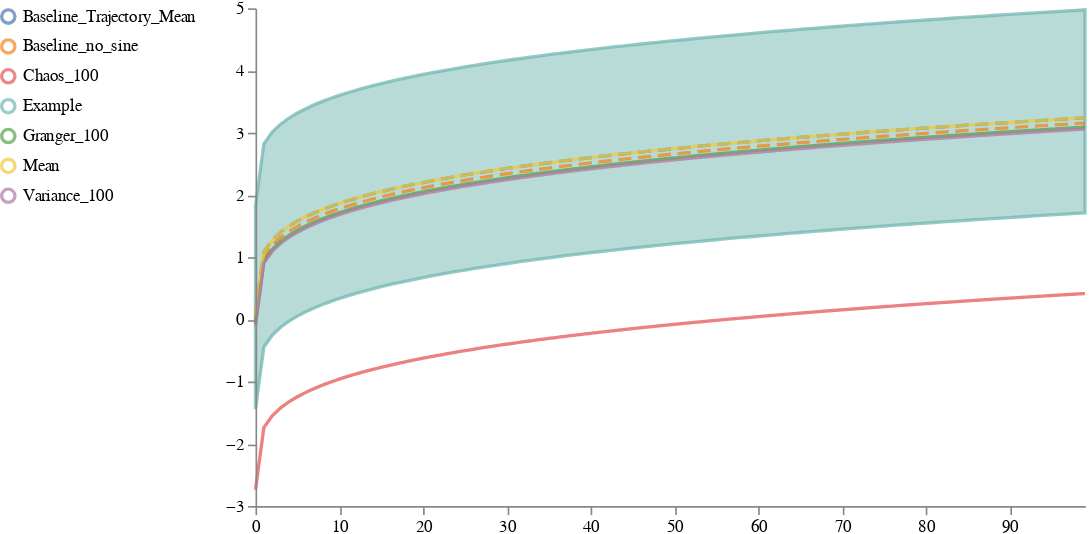

The notebook cell saved with this chart:
### Code cell
# #'timepoint_id', 'sample_id'
# sine_distribution = pd.read_csv("paper_sine_05/paper_sine_05_new_df.csv")
# sine_distribution = sine_distribution.rename(
#             columns={
#                 'Unnamed: 0.1': "timepoint_id",
#                 'Unnamed: 0': "100",
#             }
#         )
# sine_distribution = sine_distribution.melt(id_vars=["timepoint_id"], 
#         var_name="sample_id", 
#         value_name="same_stat_state")
name = "no_sine"
timepoint_list = []
sine_list = []
sample_list = []


def save_result(data, name, ref_ext):
    """Save new reference files"""
    # _output_root.mkdir(parents=True, exist_ok=True)
    _output_root = 'output'
    mode = "w" if ref_ext == "svg" else "wb"
    with open(os.path.join(_output_root, f"{name}.{ref_ext}"), mode) as f:
        f.write(data)
        
def return_sine_function_3(function_name):
        if function_name == "no_sine":
                a, b, c, d = 0, 0, 0, np.random.randn()
                a2, b2, c2, d2 = 0, 0, 0, 0
        if function_name == "sine_1":
                a, b, c, d = 4*np.random.randn(), .25*np.random.randn(), np.pi*np.random.randn(), np.random.randn()
                a2, b2, c2, d2 = 2, .25, np.pi, 0
        if function_name == "sine_2":
                a, b, c, d = 4, .25*np.random.randn(), 2*np.pi*np.random.randn(), np.random.randn()
                a2, b2, c2, d2 = 4, .5, 2*np.pi, 0
        if function_name == "sine_3":
                a, b, c, d = 2, .25*np.random.randn(), np.pi*np.random.randn()/2, np.random.randn()
                a2, b2, c2, d2 = 2, .25, np.pi/2, 0
        def sine_function(x):
                return np.power(x, .25) + a*np.sin(b*x + c) + d
        def sine_function_default(x):
                return np.power(x, .25) + a2*np.sin(b2*x + c2) + d2
        function_parameters_individual = {'a': np.round(a, 2),  'b': np.round(b, 2), 'c': np.round(c, 2),  'd':np.round(d, 4)}
        function_parameters_default = {'a': np.round(a2, 2), 'b': np.round(b2, 2), 'c': np.round(c2,2), 'd':np.round(d2, 2)}
        
        return sine_function, sine_function_default, function_parameters_individual, function_parameters_default

function_dataframe = pd.DataFrame(columns=['functions', 'sample_id', 'a', 'b', 'b_mean', 'c', 'c_mean', 'd', 'd_mean'])
function_list = []
j = 0
all_functions ={}
for funct_name in ["no_sine"]: #, "sine_1", "sine_2", "sine_3"]:
        for _ in range(100):
                j+=1
                timepoint_list.extend([x for x in range(100)])
                sample_list.extend([j]*100)
                random_function,  sine_function_default, function_parameters_individual, function_parameters_default = return_sine_function_3(funct_name)

                function_parameters_individual['functions'] = funct_name
                function_parameters_individual['sample_id'] = j
                function_list.append(function_parameters_individual)
                sine_list.extend([random_function(x) for x in range(100)])
        all_functions[funct_name] = sine_function_default 
        function_parameters_default['functions'] = funct_name + " Default"
        function_parameters_default['sample_id'] = None

function_dataframe = pd.DataFrame(function_list)
function_default_dataframe =  pd.DataFrame(function_parameters_default, index=[0])
sine_distribution= pd.DataFrame({'timepoint_id' : timepoint_list,
                   'sample_id' : sample_list,
                   'Example': sine_list})


traces_list = []   
 
#select_by "mean", "var", "granger"
examplary_line = pyciemss.visuals.trajectories.select_traces(sine_distribution, kmean=False)
best_samples_cluster = examplary_line[['sample_id', 'select_by', 'cluster']].drop_duplicates()
best_samples_df_list = []
for cluster in list(np.unique(examplary_line['cluster'])):    
        current_cluster_df = examplary_line[examplary_line['cluster'] == cluster]
        current_cluster_df = current_cluster_df.reset_index()
        examplary_lines_pivot = current_cluster_df[['examplary_line', 'mean_trajectory', 'timepoint', 'select_by']].pivot_table(
        values="examplary_line", index = ["timepoint", 'mean_trajectory'], columns="select_by"
        )
        examplary_lines_pivot = examplary_lines_pivot.reset_index()
        examplary_lines_pivot = examplary_lines_pivot.rename(columns = {'mean_trajectory': 'Baseline_Trajectory_Mean'})
        for function_name, function in all_functions.items():
                examplary_lines_pivot["Baseline_" + function_name.title() + "funtion"] = [function(x) for x in range(100)]
        schema = plots.trajectories(sine_distribution[['timepoint_id', 'sample_id', 'Example']], traces = examplary_lines_pivot)
        path = "{}_{}.json".format(name, cluster)
        image = plots.ipy_display(schema, format="PNG").data
        save_result(image, path, "png")
        plots.ipy_display(schema, format="interactive")

all_clusters = best_samples_cluster.merge(function_dataframe, how="inner", on="sample_id")
all_clusters = pd.concat([all_clusters, function_default_dataframe])
all_clusters.to_csv("output/{}.csv".format(name))
# table with sine variables of starting function and the formula of the best select_by lines and metrics1

### Figure 1 — Vega specification as saved in the notebook (floating-point values rounded to 4 significant figures; data arrays with more than 128 entries replaced by an {"elided": "..."} marker saying what was removed)
{"$schema": "https://vega.github.io/schema/vega/v5.json", "axes": [{"name": "x_axis", "orient": "bottom", "scale": "xscale", "zindex": 100}, {"name": "y_axis", "orient": "left", "scale": "yscale", "zindex": 100}], "background": "white", "data": [{"name": "distributions", "transform": [{"sort": {"field": ["trajectory", "timepoint"]}, "type": "collect"}], "values": [{"lower": -1.443, "timepoint": 0, "trajectory": "Example", "upper": 1.822}, {"lower": -0.4434, "timepoint": 1, "trajectory": "Example", "upper": 2.822}, {"lower": -0.2542, "timepoint": 2, "trajectory": "Example", "upper": 3.011}, {"lower": -0.1273, "timepoint": 3, "trajectory": "Example", "upper": 3.138}, {"lower": -0.02918, "timepoint": 4, "trajectory": "Example", "upper": 3.236}, {"lower": 0.05196, "timepoint": 5, "trajectory": "Example", "upper": 3.317}, {"lower": 0.1217, "timepoint": 6, "trajectory": "Example", "upper": 3.387}, {"lower": 0.1832, "timepoint": 7, "trajectory": "Example", "upper": 3.448}, {"lower": 0.2384, "timepoint": 8, "trajectory": "Example", "upper": 3.503}, {"lower": 0.2887, "timepoint": 9, "trajectory": "Example", "upper": 3.554}, {"lower": 0.3349, "timepoint": 10, "trajectory": "Example", "upper": 3.6}, {"lower": 0.3778, "timepoint": 11, "trajectory": "Example", "upper": 3.643}, {"lower": 0.4178, "timepoint": 12, "trajectory": "Example", "upper": 3.683}, {"lower": 0.4554, "timepoint": 13, "trajectory": "Example", "upper": 3.72}, {"lower": 0.4909, "timepoint": 14, "trajectory": "Example", "upper": 3.756}, {"lower": 0.5246, "timepoint": 15, "trajectory": "Example", "upper": 3.79}, {"lower": 0.5566, "timepoint": 16, "trajectory": "Example", "upper": 3.822}, {"lower": 0.5872, "timepoint": 17, "trajectory": "Example", "upper": 3.852}, {"lower": 0.6164, "timepoint": 18, "trajectory": "Example", "upper": 3.881}, {"lower": 0.6444, "timepoint": 19, "trajectory": "Example", "upper": 3.909}, {"lower": 0.6714, "timepoint": 20, "trajectory": "Example", "upper": 3.936}, {"lower": 0.6973, "timepoint": 21, "trajectory": "Example", "upper": 3.962}, {"lower": 0.7223, "timepoint": 22, "trajectory": "Example", "upper": 3.987}, {"lower": 0.7465, "timepoint": 23, "trajectory": "Example", "upper": 4.011}, {"lower": 0.77, "timepoint": 24, "trajectory": "Example", "upper": 4.035}, {"lower": 0.7927, "timepoint": 25, "trajectory": "Example", "upper": 4.058}, {"lower": 0.8147, "timepoint": 26, "trajectory": "Example", "upper": 4.08}, {"lower": 0.8361, "timepoint": 27, "trajectory": "Example", "upper": 4.101}, {"lower": 0.8569, "timepoint": 28, "trajectory": "Example", "upper": 4.122}, {"lower": 0.8772, "timepoint": 29, "trajectory": "Example", "upper": 4.142}, {"lower": 0.897, "timepoint": 30, "trajectory": "Example", "upper": 4.162}, {"lower": 0.9162, "timepoint": 31, "trajectory": "Example", "upper": 4.181}, {"lower": 0.935, "timepoint": 32, "trajectory": "Example", "upper": 4.2}, {"lower": 0.9534, "timepoint": 33, "trajectory": "Example", "upper": 4.218}, {"lower": 0.9713, "timepoint": 34, "trajectory": "Example", "upper": 4.236}, {"lower": 0.9889, "timepoint": 35, "trajectory": "Example", "upper": 4.254}, {"lower": 1.006, "timepoint": 36, "trajectory": "Example", "upper": 4.271}, {"lower": 1.023, "timepoint": 37, "trajectory": "Example", "upper": 4.288}, {"lower": 1.039, "timepoint": 38, "trajectory": "Example", "upper": 4.304}, {"lower": 1.056, "timepoint": 39, "trajectory": "Example", "upper": 4.321}, {"lower": 1.071, "timepoint": 40, "trajectory": "Example", "upper": 4.336}, {"lower": 1.087, "timepoint": 41, "trajectory": "Example", "upper": 4.352}, {"lower": 1.102, "timepoint": 42, "trajectory": "Example", "upper": 4.367}, {"lower": 1.117, "timepoint": 43, "trajectory": "Example", "upper": 4.382}, {"lower": 1.132, "timepoint": 44, "trajectory": "Example", "upper": 4.397}, {"lower": 1.147, "timepoint": 45, "trajectory": "Example", "upper": 4.412}, {"lower": 1.161, "timepoint": 46, "trajectory": "Example", "upper": 4.426}, {"lower": 1.175, "timepoint": 47, "trajectory": "Example", "upper": 4.44}, {"lower": 1.189, "timepoint": 48, "trajectory": "Example", "upper": 4.454}, {"lower": 1.202, "timepoint": 49, "trajectory": "Example", "upper": 4.467}, {"lower": 1.216, "timepoint": 50, "trajectory": "Example", "upper": 4.481}, {"lower": 1.229, "timepoint": 51, "trajectory": "Example", "upper": 4.494}, {"lower": 1.242, "timepoint": 52, "trajectory": "Example", "upper": 4.507}, {"lower": 1.255, "timepoint": 53, "trajectory": "Example", "upper": 4.52}, {"lower": 1.267, "timepoint": 54, "trajectory": "Example", "upper": 4.532}, {"lower": 1.28, "timepoint": 55, "trajectory": "Example", "upper": 4.545}, {"lower": 1.292, "timepoint": 56, "trajectory": "Example", "upper": 4.557}, {"lower": 1.304, "timepoint": 57, "trajectory": "Example", "upper": 4.569}, {"lower": 1.316, "timepoint": 58, "trajectory": "Example", "upper": 4.581}, {"lower": 1.328, "timepoint": 59, "trajectory": "Example", "upper": 4.593}, {"lower": 1.34, "timepoint": 60, "trajectory": "Example", "upper": 4.605}, {"lower": 1.351, "timepoint": 61, "trajectory": "Example", "upper": 4.616}, {"lower": 1.363, "timepoint": 62, "trajectory": "Example", "upper": 4.628}, {"lower": 1.374, "timepoint": 63, "trajectory": "Example", "upper": 4.639}, {"lower": 1.385, "timepoint": 64, "trajectory": "Example", "upper": 4.65}, {"lower": 1.396, "timepoint": 65, "trajectory": "Example", "upper": 4.661}, {"lower": 1.407, "timepoint": 66, "trajectory": "Example", "upper": 4.672}, {"lower": 1.418, "timepoint": 67, "trajectory": "Example", "upper": 4.683}, {"lower": 1.428, "timepoint": 68, "trajectory": "Example", "upper": 4.693}, {"lower": 1.439, "timepoint": 69, "trajectory": "Example", "upper": 4.704}, {"lower": 1.449, "timepoint": 70, "trajectory": "Example", "upper": 4.714}, {"lower": 1.459, "timepoint": 71, "trajectory": "Example", "upper": 4.724}, {"lower": 1.47, "timepoint": 72, "trajectory": "Example", "upper": 4.734}, {"lower": 1.48, "timepoint": 73, "trajectory": "Example", "upper": 4.745}, {"lower": 1.49, "timepoint": 74, "trajectory": "Example", "upper": 4.754}, {"lower": 1.499, "timepoint": 75, "trajectory": "Example", "upper": 4.764}, {"lower": 1.509, "timepoint": 76, "trajectory": "Example", "upper": 4.774}, {"lower": 1.519, "timepoint": 77, "trajectory": "Example", "upper": 4.784}, {"lower": 1.528, "timepoint": 78, "trajectory": "Example", "upper": 4.793}, {"lower": 1.538, "timepoint": 79, "trajectory": "Example", "upper": 4.803}, {"lower": 1.547, "timepoint": 80, "trajectory": "Example", "upper": 4.812}, {"lower": 1.557, "timepoint": 81, "trajectory": "Example", "upper": 4.822}, {"lower": 1.566, "timepoint": 82, "trajectory": "Example", "upper": 4.831}, {"lower": 1.575, "timepoint": 83, "trajectory": "Example", "upper": 4.84}, {"lower": 1.584, "timepoint": 84, "trajectory": "Example", "upper": 4.849}, {"lower": 1.593, "timepoint": 85, "trajectory": "Example", "upper": 4.858}, {"lower": 1.602, "timepoint": 86, "trajectory": "Example", "upper": 4.867}, {"lower": 1.611, "timepoint": 87, "trajectory": "Example", "upper": 4.876}, {"lower": 1.619, "timepoint": 88, "trajectory": "Example", "upper": 4.884}, {"lower": 1.628, "timepoint": 89, "trajectory": "Example", "upper": 4.893}, {"lower": 1.637, "timepoint": 90, "trajectory": "Example", "upper": 4.902}, {"lower": 1.645, "timepoint": 91, "trajectory": "Example", "upper": 4.91}, {"lower": 1.654, "timepoint": 92, "trajectory": "Example", "upper": 4.919}, {"lower": 1.662, "timepoint": 93, "trajectory": "Example", "upper": 4.927}, {"lower": 1.67, "timepoint": 94, "trajectory": "Example", "upper": 4.935}, {"lower": 1.679, "timepoint": 95, "trajectory": "Example", "upper": 4.944}, {"lower": 1.687, "timepoint": 96, "trajectory": "Example", "upper": 4.952}, {"lower": 1.695, "timepoint": 97, "trajectory": "Example", "upper": 4.96}, {"lower": 1.703, "timepoint": 98, "trajectory": "Example", "upper": 4.968}, {"lower": 1.711, "timepoint": 99, "trajectory": "Example", "upper": 4.976}]}, {"name": "traces", "transform": [{"expr": "isValid(datum.value)", "type": "filter"}, {"sort": {"field": ["trajectory", "timepoint"]}, "type": "collect"}], "values": {"elided": "600 records"}}, {"name": "points", "values": []}, {"name": "markers", "values": []}, {"name": "selected", "on": [{"remove": true, "trigger": "clear"}, {"remove": true, "trigger": "!shift"}, {"insert": "clicked", "trigger": "!shift && clicked"}, {"toggle": "clicked", "trigger": "shift && clicked"}]}, {"name": "selectedData", "on": [{"remove": true, "trigger": "clearData"}, {"toggle": "clickedData", "trigger": "clickedData"}]}], "height": 300, "legends": [{"encode": {"labels": {"interactive": true, "name": "legendLabel", "update": {"opacity": [{"test": "!length(data('selectedData')) || indata('selectedData', 'value', datum.value)", "value": 1}, {"value": 0.25}]}}, "symbols": {"interactive": true, "name": "legendSymbol", "update": {"fill": {"value": "transparent"}, "opacity": [{"test": "!length(data('selected')) || indata('selected', 'value', datum.value) || indata('selectedData', 'value', datum.value)", "value": 0.7}, {"value": 0.15}], "size": {"value": 64}, "strokeWidth": {"value": 2}}}}, "name": "color_legend", "orient": "left", "stroke": "color"}], "marks": [{"from": {"facet": {"data": "points", "groupby": "trajectory", "name": "points_split"}}, "marks": [{"encode": {"hover": {"fillOpacity": {"value": 0.9}}, "update": {"fill": {"field": "trajectory", "scale": "color"}, "fillOpacity": [{"test": "!length(data('selected')) || indata('selected', 'value', datum.trajectory)", "value": 0.5}, {"value": 0.15}], "size": {"value": 35}, "stroke": {"field": "trajectory", "scale": "color"}, "strokeOpacity": [{"test": "!length(data('selected')) || indata('selected', 'value', datum.trajectory)", "value": 0.75}, {"value": 0.15}], "strokeWidth": {"value": 2}, "tooltip": {"field": "value"}, "x": {"field": "timepoint", "scale": "xscale"}, "y": {"field": "value", "scale": "yscale"}}}, "from": {"data": "points_split"}, "name": "_points_symbol", "type": "symbol", "zindex": 3}, {"encode": {"hover": {"fillOpacity": {"value": 0.9}}, "update": {"interpolate": {"value": "linear"}, "stroke": {"field": "trajectory", "scale": "color"}, "strokeDash": {"value": [5, 3]}, "strokeOpacity": [{"test": "!length(data('selected')) || indata('selected', 'value', datum.trajectory)", "value": 0.3}, {"value": 0.1}], "strokeWidth": {"value": 2}, "x": {"field": "timepoint", "scale": "xscale"}, "y": {"field": "value", "scale": "yscale"}}}, "from": {"data": "points_split"}, "name": "_points_line", "type": "line", "zindex": 3}], "name": "_points", "type": "group", "zindex": 3}, {"from": {"facet": {"data": "traces", "groupby": "trajectory", "name": "traces_split"}}, "marks": [{"encode": {"hover": {"fillOpacity": {"value": 0.9}}, "update": {"interpolate": {"value": "linear"}, "stroke": {"field": "trajectory", "scale": "color"}, "strokeDash": [{"test": "indexof(datum.trajectory, 'aseline') == -1", "value": [1, 0]}, {"value": [8, 4]}], "strokeOpacity": [{"test": "!length(data('selected')) || indata('selected', 'value', datum.trajectory)", "value": 0.75}, {"value": 0.15}], "strokeWidth": {"value": 2}, "x": {"field": "timepoint", "scale": "xscale"}, "y": {"field": "value", "scale": "yscale"}}}, "from": {"data": "traces_split"}, "name": "_traces_lines", "type": "line"}], "name": "_traces", "type": "group", "zindex": 2}, {"from": {"facet": {"data": "distributions", "groupby": "trajectory", "name": "trajectory_split"}}, "marks": [{"encode": {"hover": {"fillOpacity": {"value": 0.9}}, "update": {"fill": {"field": "trajectory", "scale": "color"}, "fillOpacity": [{"test": "!length(data('selected')) || indata('selected', 'value', datum.trajectory)", "value": 0.5}, {"value": 0.15}], "interpolate": {"value": "linear"}, "stroke": {"field": "trajectory", "scale": "color"}, "strokeOpacity": [{"test": "!length(data('selected')) || indata('selected', 'value', datum.trajectory)", "value": 0.75}, {"value": 0.15}], "strokeWidth": {"value": 2}, "x": {"field": "timepoint", "scale": "xscale"}, "y": {"field": "upper", "scale": "yscale"}, "y2": {"field": "lower", "scale": "yscale"}}}, "from": {"data": "trajectory_split"}, "interactive": true, "name": "area", "type": "area"}], "name": "_distributions", "type": "group", "zindex": 1}, {"marks": [{"encode": {"enter": {"stroke": {"value": "lightgray"}}, "update": {"opacity": {"value": 1}, "x": {"field": "timepoint", "scale": "xscale"}, "y": {"signal": "height"}, "y2": {"value": 0}}}, "from": {"data": "markers"}, "name": "_marker text", "type": "rule"}, {"encode": {"enter": {"fontSize": {"value": 8}, "text": {"field": "datum.label"}, "y": {"value": 0}}}, "from": {"data": "_marker text"}, "name": "_marker flags", "transform": [{"as": ["x", "_y", "opacity", "align", "baseline"], "lineAnchor": "start", "offset": [1], "size": {"signal": "[width, height]"}, "type": "label"}], "type": "text"}], "name": "_markers", "type": "group"}], "scales": [{"domain": {"fields": [{"data": "distributions", "field": "timepoint"}, {"data": "traces", "field": "timepoint"}, {"data": "points", "field": "timepoint"}, {"data": "markers", "field": "timepoint"}]}, "name": "xscale", "range": "width", "type": "linear", "zero": false}, {"domain": {"fields": [{"data": "distributions", "field": "lower"}, {"data": "distributions", "field": "upper"}, {"data": "traces", "field": "value"}, {"data": "points", "field": "value"}]}, "name": "yscale", "nice": true, "range": "height", "type": "linear", "zero": true}, {"domain": {"fields": [{"data": "distributions", "field": "trajectory"}, {"data": "traces", "field": "trajectory"}, {"data": "points", "field": "trajectory"}], "sort": {"order": "ascending"}}, "name": "color", "range": "category", "type": "ordinal"}], "signals": [{"name": "clear", "on": [{"events": "mouseup[!event.item]", "force": true, "update": "true"}], "value": true}, {"name": "shift", "on": [{"events": "@legendSymbol:click, @legendLabel:click", "force": true, "update": "event.shiftKey"}], "value": false}, {"name": "clicked", "on": [{"events": "@legendSymbol:click, @legendLabel:click", "force": true, "update": "{value: datum.value}"}], "value": null}, {"name": "clearData", "on": [{"events": "mouseup[!event.item]", "force": true, "update": "true"}], "value": true}, {"name": "clickedData", "on": [{"events": "@area:click", "force": true, "update": "{value: datum.trajectory}"}], "value": null}], "width": 500}
